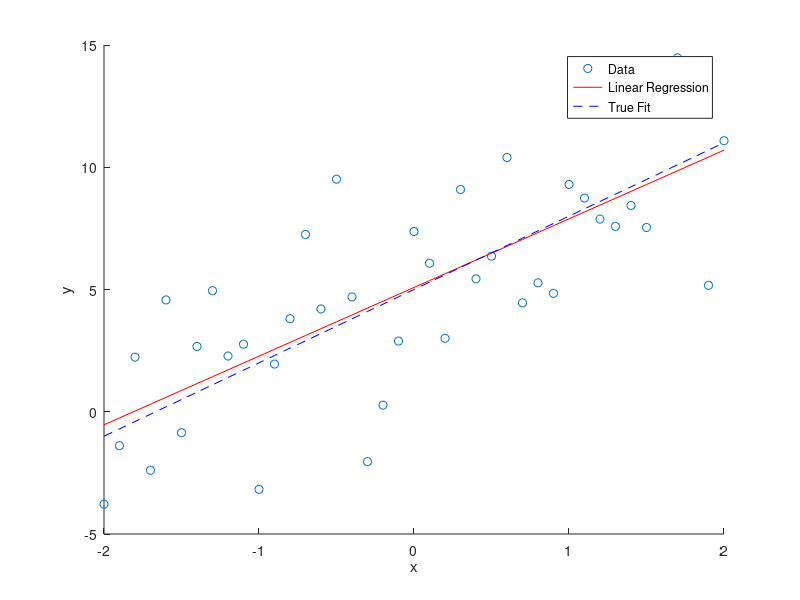

Here is the MATLAB script that generated this plot:
clc, clear, close all

dx = .1;
x = (-2:dx:2)';
y = 3*x + 3*randn(size(x))+5; 

d = [ones(length(x),1), x];

%Pseudo Inverse
[U,S,V] = svd(d,'econ');
m = V*inv(S)*U'*y;

figure('Name','Linear Regression');
hold on
scatter(x,y);
plot(x,d*m,'r');
plot(x,3*x+5,'b--');
xlabel('x')
ylabel('y')
legend('Data','Linear Regression','True Fit');
